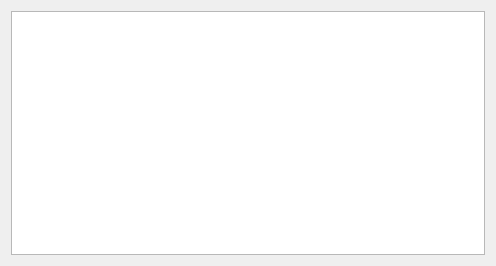
<?xml version="1.0" encoding="UTF-8"?>
<ui version="4.0">
 <class>FileExplorer</class>
 <widget class="QDialog" name="FileExplorer">
  <property name="geometry">
   <rect>
    <x>0</x>
    <y>0</y>
    <width>496</width>
    <height>266</height>
   </rect>
  </property>
  <property name="windowTitle">
   <string>Dialog</string>
  </property>
  <layout class="QVBoxLayout" name="verticalLayout_2">
   <item>
    <layout class="QVBoxLayout" name="verticalLayout">
     <item>
      <widget class="QTreeView" name="treeView"/>
     </item>
    </layout>
   </item>
  </layout>
 </widget>
 <resources/>
 <connections/>
</ui>
